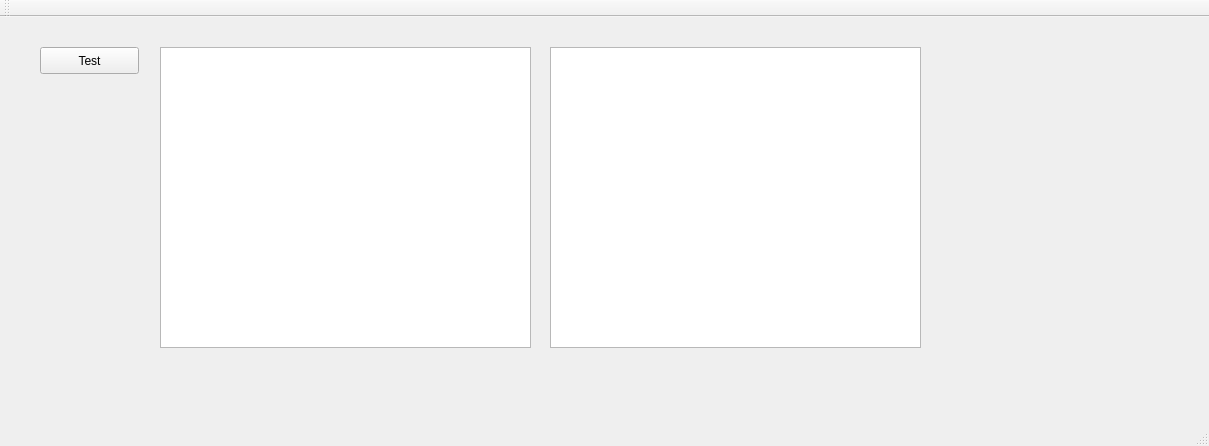
<?xml version="1.0" encoding="UTF-8"?>
<ui version="4.0">
 <class>MainWindow</class>
 <widget class="QMainWindow" name="MainWindow">
  <property name="geometry">
   <rect>
    <x>0</x>
    <y>0</y>
    <width>1209</width>
    <height>446</height>
   </rect>
  </property>
  <property name="windowTitle">
   <string>MainWindow</string>
  </property>
  <widget class="QWidget" name="centralWidget">
   <widget class="QPushButton" name="pushButton">
    <property name="geometry">
     <rect>
      <x>40</x>
      <y>30</y>
      <width>99</width>
      <height>27</height>
     </rect>
    </property>
    <property name="text">
     <string>Test</string>
    </property>
   </widget>
   <widget class="QTextBrowser" name="textBrowser">
    <property name="geometry">
     <rect>
      <x>160</x>
      <y>30</y>
      <width>371</width>
      <height>301</height>
     </rect>
    </property>
   </widget>
   <widget class="QTextBrowser" name="textBrowser_2">
    <property name="geometry">
     <rect>
      <x>550</x>
      <y>30</y>
      <width>371</width>
      <height>301</height>
     </rect>
    </property>
   </widget>
  </widget>
  <widget class="QMenuBar" name="menuBar">
   <property name="geometry">
    <rect>
     <x>0</x>
     <y>0</y>
     <width>1209</width>
     <height>25</height>
    </rect>
   </property>
  </widget>
  <widget class="QToolBar" name="mainToolBar">
   <attribute name="toolBarArea">
    <enum>TopToolBarArea</enum>
   </attribute>
   <attribute name="toolBarBreak">
    <bool>false</bool>
   </attribute>
  </widget>
  <widget class="QStatusBar" name="statusBar"/>
 </widget>
 <layoutdefault spacing="6" margin="11"/>
 <resources/>
 <connections/>
</ui>
